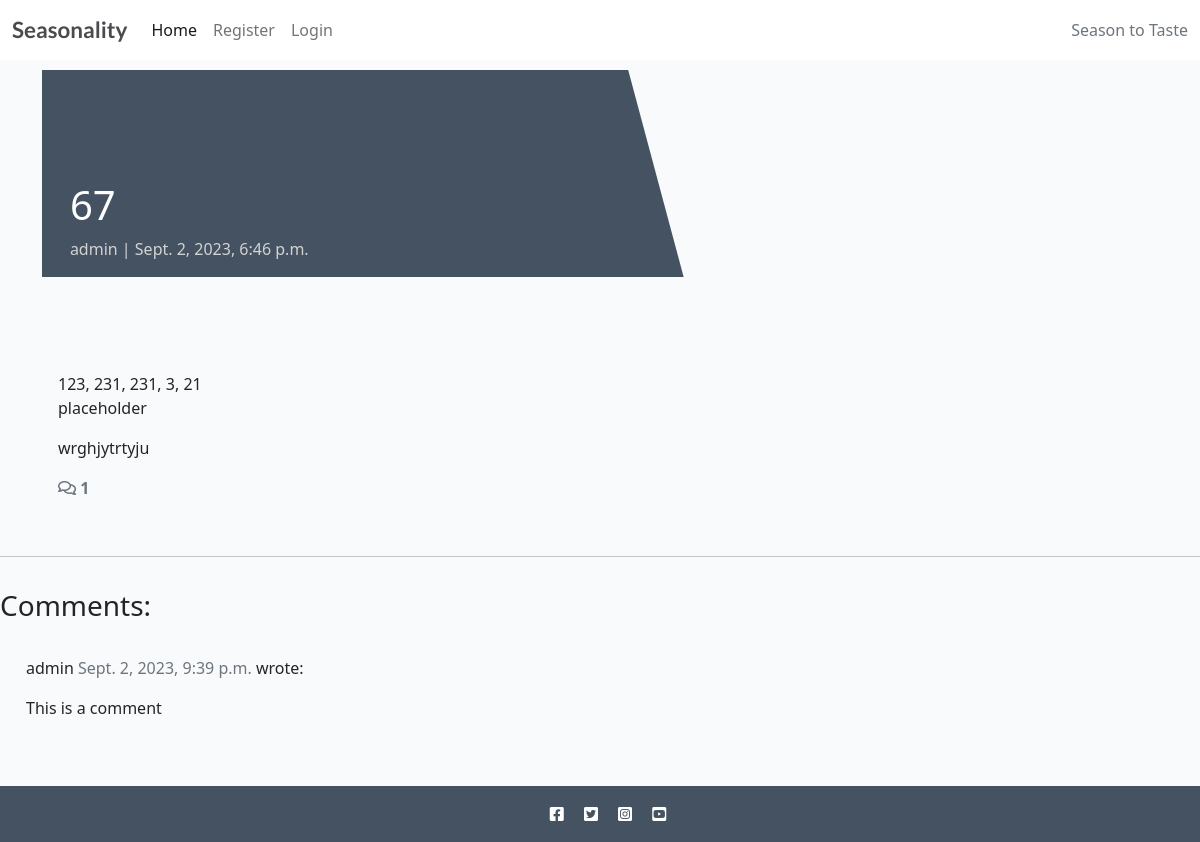
/67/, run on the app's committed database.
### recipebook/models.py (models this page shows, shortened)
class Recipe(models.Model):
    title = models.CharField(max_length=200, unique=True)
    slug = models.SlugField(max_length=200, unique=True)
    author = models.ForeignKey(
        User, on_delete=models.CASCADE, related_name="recipes"
    )
    diet = models.ForeignKey(
        Diet, on_delete=models.CASCADE, default=True, null=False)
    season = models.ForeignKey(
        Season, on_delete=models.CASCADE, default=True, null=False)
    featured_image = CloudinaryField('image', default='placeholder')
    updated_on = models.DateTimeField(auto_now=True)
    content = models.TextField()
    created_on = models.DateTimeField(auto_now_add=True)
    status = models.IntegerField(choices=STATUS, default=0)
    ingredients = models.TextField(default='placeholder')
    calories = models.IntegerField(default=0)
    fat = models.IntegerField(default=0)
    protein = models.IntegerField(default=0)
    carbs = models.IntegerField(default=0)
    servs = models.IntegerField(default=0)
    class Meta:
        ordering = ["-created_on"]

class Comment(models.Model):
    recipe = models.ForeignKey(
        Recipe, on_delete=models.CASCADE, related_name="comments"
    )
    name = models.CharField(max_length=80)
    body = models.TextField()
    created_on = models.DateTimeField(auto_now_add=True)
    approved = models.BooleanField(default=True)
    class Meta:
        ordering = ["created_on"]

### recipebook/views.py (the view, shortened to what this page needs)
# urls.py: path('<slug:slug>/', views.RecipeDetail.as_view(), name='recipe_detail'),
class RecipeDetail(View):
    def get(self, request, slug, *args, **kwargs):
        queryset = Recipe.objects.filter(status=1)
        recipe = get_object_or_404(queryset, slug=slug)
        comments = recipe.comments.filter(
            approved=True).order_by("-created_on")
        return render(
            request,
            "recipe_detail.html",
            {
                "recipe": recipe,
                "comments": comments,
                "commented": False,
                "comment_form": CommentForm()
            },
        )

### templates/recipe_detail.html (shortened to what this page needs)
{% extends "base/base.html" %}
{% block content %}
{% load crispy_forms_tags %}
<div class="masthead">
    <div class="container">
        <div class="row g-0">
            <div class="col-md-6 masthead-text">
                <h1 class="recipe-title">{{ recipe.title }}</h1>
                <p class="recipe-subtitle">{{ recipe.author }} | {{ recipe.created_on }}</p>
            </div>
            <div class="d-none d-md-block col-md-6 masthead-image">
            </div>
        </div>
    </div>
</div>
<div class="container">
    <div class="row">
        <div class="col card mb-4  mt-3 left  top">
            <div class="card-body">
                {{ recipe.calories }}, {{ recipe.protein }}, {{ recipe.fat }}, {{ recipe.carbs }}, {{ recipe.servs }}
                <p class="card-text ">
                    {{ recipe.ingredients | safe }}
                </p>
                <p class="card-text ">
                    {{ recipe.content | safe }}
                </p>
                <div class="col-1">
                    {% with comments.count as total_comments %}
                    <strong class="text-secondary"><i class="far fa-comments"></i>
                        {{ total_comments }}</strong>
                    {% endwith %}
                </div>
            </div>
        </div>
    </div>
</div>
<div class="row">
    <div class="col">
        <hr>
    </div>
</div>
<div class="row">
    <div class="col-md-8 card mb-4  mt-3 ">
        <h3>Comments:</h3>
        <div class="card-body">
            {% for comment in comments %}
            <div class="comments" style="padding: 10px;">
                <p class="font-weight-bold">
                    {{ comment.name }}
                    <span class=" text-muted font-weight-normal">
                        {{ comment.created_on }}
                    </span> wrote:
                </p>
                {{ comment.body | linebreaks }}
            </div>
            {% endfor %}
        </div>
    </div>
    <div class="col-md-4 card mb-4  mt-3 ">
        <div class="card-body">
        </div>
    </div>
</div>
{% endblock content %}

### static/css/style.css (style rules this page uses)
body { background-color: #F9FAFC; }
.main-bg { background-color: #F9FAFC; }
.card { border: none; background-color: transparent; }
.masthead { margin-top: 10px; overflow: hidden; position: relative; display: inline-block; height: 33vh; width: 100%; }
.masthead-text { background-color: #445261; color: white; position: relative; }
.masthead-image { position: relative; overflow: hidden; }
.masthead-image:after { content: ""; position: absolute; top: 0; right: 90%; height: 100%; width: 150%; background: #445261; -webkit-transform: skew(15deg); -moz-transform: skew(15deg); transform: skew(15deg); z-index: 100; }
.recipe-title { margin-top: 20%; margin-left: 5%; }
.recipe-subtitle { margin-left: 5%; color: lightgray; }

### data on the page
Recipe: title "67", author "admin", created_on "Sept. 2, 2023, 6:46 p.m.", calories "123", protein "231", fat "231", carbs "3", servs "21", ingredients "placeholder", content "wrghjytrtyju"
Comment: name "admin", created_on "Sept. 2, 2023, 9:39 p.m.", body "This is a comment"

### other printed values
{{ total_comments }} "1"
